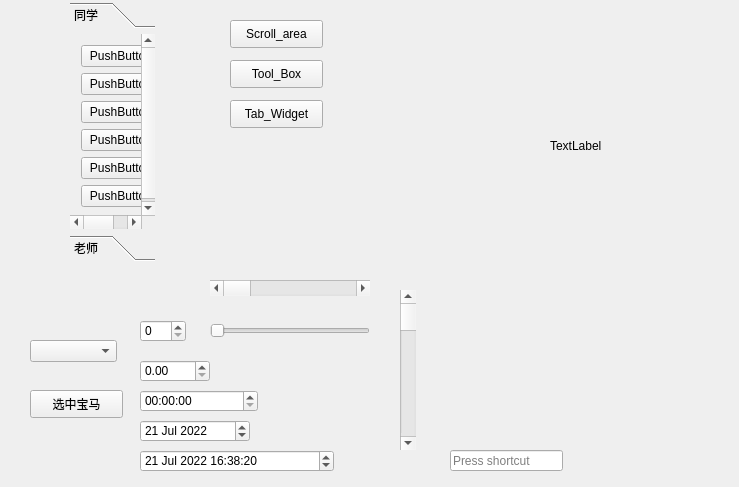
<?xml version="1.0" encoding="UTF-8"?>
<ui version="4.0">
 <class>Widget</class>
 <widget class="QWidget" name="Widget">
  <property name="geometry">
   <rect>
    <x>0</x>
    <y>0</y>
    <width>739</width>
    <height>487</height>
   </rect>
  </property>
  <property name="windowTitle">
   <string>Widget</string>
  </property>
  <widget class="QStackedWidget" name="stackedWidget">
   <property name="geometry">
    <rect>
     <x>30</x>
     <y>0</y>
     <width>201</width>
     <height>291</height>
    </rect>
   </property>
   <property name="currentIndex">
    <number>2</number>
   </property>
   <widget class="QWidget" name="page_4">
    <widget class="QScrollArea" name="scrollArea">
     <property name="geometry">
      <rect>
       <x>0</x>
       <y>20</y>
       <width>117</width>
       <height>360</height>
      </rect>
     </property>
     <property name="widgetResizable">
      <bool>true</bool>
     </property>
     <widget class="QWidget" name="scrollAreaWidgetContents">
      <property name="geometry">
       <rect>
        <x>0</x>
        <y>0</y>
        <width>115</width>
        <height>610</height>
       </rect>
      </property>
      <layout class="QVBoxLayout" name="verticalLayout">
       <item>
        <widget class="QPushButton" name="pushButton_12">
         <property name="text">
          <string>PushButton</string>
         </property>
        </widget>
       </item>
       <item>
        <widget class="QPushButton" name="pushButton_13">
         <property name="text">
          <string>PushButton</string>
         </property>
        </widget>
       </item>
       <item>
        <widget class="QPushButton" name="pushButton_11">
         <property name="text">
          <string>PushButton</string>
         </property>
        </widget>
       </item>
       <item>
        <widget class="QPushButton" name="pushButton_10">
         <property name="text">
          <string>PushButton</string>
         </property>
        </widget>
       </item>
       <item>
        <widget class="QPushButton" name="pushButton_9">
         <property name="text">
          <string>PushButton</string>
         </property>
        </widget>
       </item>
       <item>
        <widget class="QPushButton" name="pushButton_8">
         <property name="text">
          <string>PushButton</string>
         </property>
        </widget>
       </item>
       <item>
        <widget class="QPushButton" name="pushButton_7">
         <property name="text">
          <string>PushButton</string>
         </property>
        </widget>
       </item>
       <item>
        <widget class="QPushButton" name="pushButton_2">
         <property name="text">
          <string>PushButton</string>
         </property>
        </widget>
       </item>
       <item>
        <widget class="QPushButton" name="pushButton">
         <property name="text">
          <string>PushButton</string>
         </property>
        </widget>
       </item>
       <item>
        <widget class="QPushButton" name="pushButton_6">
         <property name="text">
          <string>PushButton</string>
         </property>
        </widget>
       </item>
       <item>
        <widget class="QPushButton" name="pushButton_5">
         <property name="text">
          <string>PushButton</string>
         </property>
        </widget>
       </item>
       <item>
        <widget class="QPushButton" name="pushButton_4">
         <property name="text">
          <string>PushButton</string>
         </property>
        </widget>
       </item>
       <item>
        <widget class="QPushButton" name="pushButton_3">
         <property name="text">
          <string>PushButton</string>
         </property>
        </widget>
       </item>
       <item>
        <widget class="QPushButton" name="pushButton_15">
         <property name="text">
          <string>PushButton</string>
         </property>
        </widget>
       </item>
       <item>
        <widget class="QPushButton" name="pushButton_14">
         <property name="text">
          <string>PushButton</string>
         </property>
        </widget>
       </item>
       <item>
        <widget class="QPushButton" name="pushButton_17">
         <property name="text">
          <string>PushButton</string>
         </property>
        </widget>
       </item>
       <item>
        <widget class="QPushButton" name="pushButton_16">
         <property name="text">
          <string>PushButton</string>
         </property>
        </widget>
       </item>
      </layout>
     </widget>
    </widget>
   </widget>
   <widget class="QWidget" name="page_6">
    <widget class="QTabWidget" name="tabWidget">
     <property name="geometry">
      <rect>
       <x>60</x>
       <y>0</y>
       <width>241</width>
       <height>241</height>
      </rect>
     </property>
     <property name="currentIndex">
      <number>2</number>
     </property>
     <widget class="QWidget" name="tab">
      <attribute name="title">
       <string>哔哩哔哩</string>
      </attribute>
     </widget>
     <widget class="QWidget" name="tab_2">
      <attribute name="title">
       <string>百度</string>
      </attribute>
     </widget>
     <widget class="QWidget" name="tab_3">
      <attribute name="title">
       <string>力扣</string>
      </attribute>
     </widget>
    </widget>
   </widget>
   <widget class="QWidget" name="page_5">
    <widget class="QToolBox" name="toolBox">
     <property name="geometry">
      <rect>
       <x>40</x>
       <y>-30</y>
       <width>85</width>
       <height>291</height>
      </rect>
     </property>
     <property name="currentIndex">
      <number>1</number>
     </property>
     <widget class="QWidget" name="page_3">
      <attribute name="label">
       <string>家人</string>
      </attribute>
      <layout class="QVBoxLayout" name="verticalLayout_2">
       <item>
        <widget class="QPushButton" name="pushButton_18">
         <property name="text">
          <string>PushButton</string>
         </property>
        </widget>
       </item>
       <item>
        <widget class="QPushButton" name="pushButton_19">
         <property name="text">
          <string>PushButton</string>
         </property>
        </widget>
       </item>
       <item>
        <widget class="QPushButton" name="pushButton_22">
         <property name="text">
          <string>PushButton</string>
         </property>
        </widget>
       </item>
       <item>
        <widget class="QPushButton" name="pushButton_21">
         <property name="text">
          <string>PushButton</string>
         </property>
        </widget>
       </item>
       <item>
        <widget class="QPushButton" name="pushButton_20">
         <property name="text">
          <string>PushButton</string>
         </property>
        </widget>
       </item>
      </layout>
     </widget>
     <widget class="QWidget" name="page">
      <property name="geometry">
       <rect>
        <x>0</x>
        <y>0</y>
        <width>115</width>
        <height>225</height>
       </rect>
      </property>
      <attribute name="label">
       <string>同学</string>
      </attribute>
      <layout class="QVBoxLayout" name="verticalLayout_3">
       <item>
        <widget class="QPushButton" name="pushButton_28">
         <property name="text">
          <string>PushButton</string>
         </property>
        </widget>
       </item>
       <item>
        <widget class="QPushButton" name="pushButton_27">
         <property name="text">
          <string>PushButton</string>
         </property>
        </widget>
       </item>
       <item>
        <widget class="QPushButton" name="pushButton_26">
         <property name="text">
          <string>PushButton</string>
         </property>
        </widget>
       </item>
       <item>
        <widget class="QPushButton" name="pushButton_25">
         <property name="text">
          <string>PushButton</string>
         </property>
        </widget>
       </item>
       <item>
        <widget class="QPushButton" name="pushButton_24">
         <property name="text">
          <string>PushButton</string>
         </property>
        </widget>
       </item>
       <item>
        <widget class="QPushButton" name="pushButton_23">
         <property name="text">
          <string>PushButton</string>
         </property>
        </widget>
       </item>
      </layout>
     </widget>
     <widget class="QWidget" name="page_2">
      <property name="geometry">
       <rect>
        <x>0</x>
        <y>0</y>
        <width>115</width>
        <height>260</height>
       </rect>
      </property>
      <attribute name="label">
       <string>老师</string>
      </attribute>
      <layout class="QVBoxLayout" name="verticalLayout_4">
       <item>
        <widget class="QPushButton" name="pushButton_35">
         <property name="text">
          <string>PushButton</string>
         </property>
        </widget>
       </item>
       <item>
        <widget class="QPushButton" name="pushButton_34">
         <property name="text">
          <string>PushButton</string>
         </property>
        </widget>
       </item>
       <item>
        <widget class="QPushButton" name="pushButton_33">
         <property name="text">
          <string>PushButton</string>
         </property>
        </widget>
       </item>
       <item>
        <widget class="QPushButton" name="pushButton_32">
         <property name="text">
          <string>PushButton</string>
         </property>
        </widget>
       </item>
       <item>
        <widget class="QPushButton" name="pushButton_31">
         <property name="text">
          <string>PushButton</string>
         </property>
        </widget>
       </item>
       <item>
        <widget class="QPushButton" name="pushButton_30">
         <property name="text">
          <string>PushButton</string>
         </property>
        </widget>
       </item>
       <item>
        <widget class="QPushButton" name="pushButton_29">
         <property name="text">
          <string>PushButton</string>
         </property>
        </widget>
       </item>
      </layout>
     </widget>
    </widget>
   </widget>
  </widget>
  <widget class="QComboBox" name="comboBox">
   <property name="geometry">
    <rect>
     <x>30</x>
     <y>340</y>
     <width>87</width>
     <height>22</height>
    </rect>
   </property>
  </widget>
  <widget class="QPushButton" name="btn_baoma">
   <property name="geometry">
    <rect>
     <x>30</x>
     <y>390</y>
     <width>93</width>
     <height>28</height>
    </rect>
   </property>
   <property name="text">
    <string>选中宝马</string>
   </property>
  </widget>
  <widget class="QPushButton" name="btn_scroll_area">
   <property name="geometry">
    <rect>
     <x>230</x>
     <y>20</y>
     <width>93</width>
     <height>28</height>
    </rect>
   </property>
   <property name="text">
    <string>Scroll_area</string>
   </property>
  </widget>
  <widget class="QPushButton" name="btn_tool_box">
   <property name="geometry">
    <rect>
     <x>230</x>
     <y>60</y>
     <width>93</width>
     <height>28</height>
    </rect>
   </property>
   <property name="text">
    <string>Tool_Box</string>
   </property>
  </widget>
  <widget class="QPushButton" name="btn_tab_widget">
   <property name="geometry">
    <rect>
     <x>230</x>
     <y>100</y>
     <width>93</width>
     <height>28</height>
    </rect>
   </property>
   <property name="text">
    <string>Tab_Widget</string>
   </property>
  </widget>
  <widget class="QSpinBox" name="spinBox">
   <property name="geometry">
    <rect>
     <x>140</x>
     <y>320</y>
     <width>46</width>
     <height>22</height>
    </rect>
   </property>
  </widget>
  <widget class="QDoubleSpinBox" name="doubleSpinBox">
   <property name="geometry">
    <rect>
     <x>140</x>
     <y>360</y>
     <width>70</width>
     <height>22</height>
    </rect>
   </property>
  </widget>
  <widget class="QTimeEdit" name="timeEdit">
   <property name="geometry">
    <rect>
     <x>140</x>
     <y>390</y>
     <width>118</width>
     <height>22</height>
    </rect>
   </property>
   <property name="date">
    <date>
     <year>2022</year>
     <month>7</month>
     <day>21</day>
    </date>
   </property>
  </widget>
  <widget class="QDateEdit" name="dateEdit">
   <property name="geometry">
    <rect>
     <x>140</x>
     <y>420</y>
     <width>110</width>
     <height>22</height>
    </rect>
   </property>
   <property name="date">
    <date>
     <year>2022</year>
     <month>7</month>
     <day>21</day>
    </date>
   </property>
  </widget>
  <widget class="QDateTimeEdit" name="dateTimeEdit">
   <property name="geometry">
    <rect>
     <x>140</x>
     <y>450</y>
     <width>194</width>
     <height>22</height>
    </rect>
   </property>
   <property name="dateTime">
    <datetime>
     <hour>16</hour>
     <minute>38</minute>
     <second>20</second>
     <year>2022</year>
     <month>7</month>
     <day>21</day>
    </datetime>
   </property>
  </widget>
  <widget class="QScrollBar" name="horizontalScrollBar">
   <property name="geometry">
    <rect>
     <x>210</x>
     <y>280</y>
     <width>160</width>
     <height>16</height>
    </rect>
   </property>
   <property name="orientation">
    <enum>Qt::Horizontal</enum>
   </property>
  </widget>
  <widget class="QSlider" name="horizontalSlider">
   <property name="geometry">
    <rect>
     <x>210</x>
     <y>320</y>
     <width>160</width>
     <height>22</height>
    </rect>
   </property>
   <property name="orientation">
    <enum>Qt::Horizontal</enum>
   </property>
  </widget>
  <widget class="QScrollBar" name="verticalScrollBar">
   <property name="geometry">
    <rect>
     <x>400</x>
     <y>290</y>
     <width>16</width>
     <height>160</height>
    </rect>
   </property>
   <property name="orientation">
    <enum>Qt::Vertical</enum>
   </property>
  </widget>
  <widget class="QKeySequenceEdit" name="keySequenceEdit">
   <property name="geometry">
    <rect>
     <x>450</x>
     <y>450</y>
     <width>113</width>
     <height>21</height>
    </rect>
   </property>
  </widget>
  <widget class="QLabel" name="label">
   <property name="geometry">
    <rect>
     <x>370</x>
     <y>30</y>
     <width>141</width>
     <height>131</height>
    </rect>
   </property>
   <property name="minimumSize">
    <size>
     <width>0</width>
     <height>0</height>
    </size>
   </property>
   <property name="maximumSize">
    <size>
     <width>100000</width>
     <height>100000</height>
    </size>
   </property>
   <property name="text">
    <string/>
   </property>
   <property name="scaledContents">
    <bool>true</bool>
   </property>
  </widget>
  <widget class="QLabel" name="label_2">
   <property name="geometry">
    <rect>
     <x>550</x>
     <y>80</y>
     <width>171</width>
     <height>131</height>
    </rect>
   </property>
   <property name="text">
    <string>TextLabel</string>
   </property>
  </widget>
 </widget>
 <layoutdefault spacing="6" margin="11"/>
 <resources/>
 <connections/>
</ui>
